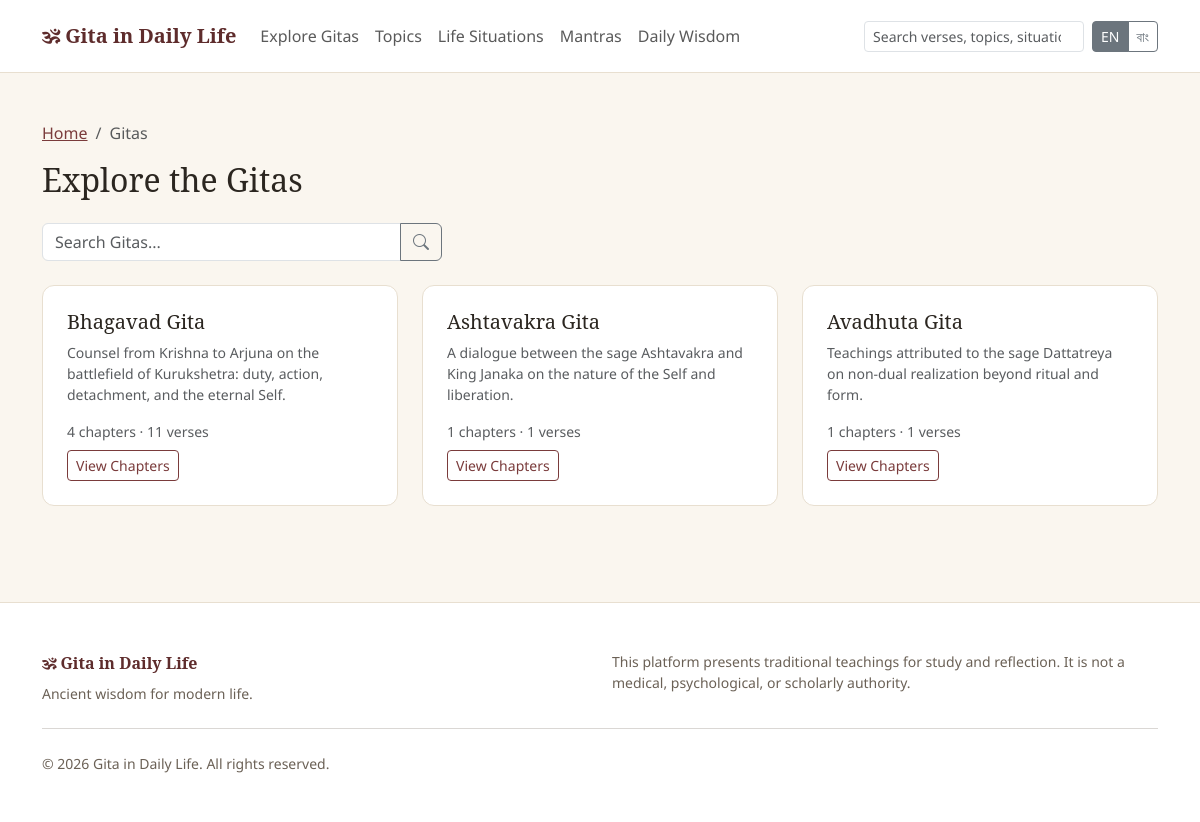
The page /public/gitas on the database its author committed.
### tables this page shows
CREATE TABLE settings (
    id INT UNSIGNED AUTO_INCREMENT PRIMARY KEY,
    setting_key VARCHAR(150) NOT NULL UNIQUE,
    setting_value TEXT NULL,
    setting_group VARCHAR(60) NOT NULL DEFAULT 'general'
);

CREATE TABLE gitas (
    id INT UNSIGNED AUTO_INCREMENT PRIMARY KEY,
    name VARCHAR(150) NOT NULL,
    slug VARCHAR(160) NOT NULL UNIQUE,
    alternate_names VARCHAR(255) NULL,
    short_description VARCHAR(500) NULL,
    introduction TEXT NULL,
    historical_context TEXT NULL,
    philosophy TEXT NULL,
    main_themes TEXT NULL,
    author_attribution VARCHAR(255) NULL,
    cover_image VARCHAR(255) NULL,
    language_available VARCHAR(100) NULL DEFAULT 'en',
    featured TINYINT(1) NOT NULL DEFAULT 0,
    status ENUM('draft','pending','published','archived') NOT NULL DEFAULT 'draft',
    meta_title VARCHAR(255) NULL,
    meta_description VARCHAR(500) NULL,
    created_by INT UNSIGNED NULL,
    updated_by INT UNSIGNED NULL,
    created_at DATETIME NOT NULL DEFAULT CURRENT_TIMESTAMP,
    updated_at DATETIME NOT NULL DEFAULT CURRENT_TIMESTAMP ON UPDATE CURRENT_TIMESTAMP,
    INDEX idx_gitas_status (status),
    INDEX idx_gitas_featured (featured)
);

### app/core/Controller.php (called while the page is built, shortened)
<?php
abstract class Controller
{
    protected function view(string $view, array $data = []): void
    {
        extract($data, EXTR_SKIP);
        $viewFile = VIEWS_PATH . '/frontend/' . $view . '.php';
        $metaDescription = $data['metaDescription'] ?? Setting::get('default_meta_description', 'Ancient wisdom for modern life.');
        require $viewFile;
    }
}

### modules/GitaController.php (called while the page is built, shortened)
<?php
final class GitaController extends Controller
{
    public function index(): void
    {
        $q = trim((string) Request::query('q', ''));
        $gitas = $q !== ''
            ? Gita::search(['name', 'short_description'], $q, ['status' => 'published'], 'name ASC')
            : Gita::published();
        $this->view('gitas/index', [
            'pageTitle' => 'Explore the Gitas — ' . APP_NAME,
            'gitas' => $gitas,
            'q' => $q,
        ]);
    }
}

### public/index.php (called while the page is built, shortened)
<?php
require_once __DIR__ . '/../app/bootstrap.php';
$router = new Router();
$router->dispatch();

### app/helpers/functions.php (called while the page is built, shortened)
<?php
function e(?string $value): string
{
    return htmlspecialchars((string) $value, ENT_QUOTES, 'UTF-8');
}
function url(string $path = ''): string
{
    return APP_BASE_PATH . '/' . ltrim($path, '/');
}
function current_lang(): string
{
    return Session::get('lang', DEFAULT_LANGUAGE);
}
function __t(string $key, array $replace = []): string
{
    static $cache = [];
    $lang = current_lang();
    if (!isset($cache[$lang])) {
        $file = LANGUAGES_PATH . '/' . $lang . '.php';
        $cache[$lang] = is_file($file) ? require $file : [];
    }
    $text = $cache[$lang][$key] ?? $key;
    return $text;
}
function str_excerpt(?string $text, int $length = 160): string
{
    $text = trim((string) $text);
    if (mb_strlen($text) <= $length) {
        return $text;
    }
    $truncated = mb_substr($text, 0, $length);
    return $truncated . '…';
}

### app/core/Database.php (called while the page is built, shortened)
<?php
final class Database
{
    private static ?PDO $instance = null;
    public static function connection(): PDO
    {
        if (self::$instance === null) {
            $dsn = sprintf('mysql:host=%s;dbname=%s;charset=%s', DB_HOST, DB_NAME, DB_CHARSET);
            self::$instance = new PDO($dsn, DB_USER, DB_PASS, [
                PDO::ATTR_ERRMODE => PDO::ERRMODE_EXCEPTION,
                PDO::ATTR_DEFAULT_FETCH_MODE => PDO::FETCH_ASSOC,
                PDO::ATTR_EMULATE_PREPARES => false,
            ]);
        }
        return self::$instance;
    }
}

### app/core/Model.php (called while the page is built, shortened)
<?php
abstract class Model
{
    protected static string $table = '';
    protected static function db(): PDO
    {
        return Database::connection();
    }
    protected static function assertSafeIdentifier(string $identifier): string
    {
        return $identifier;
    }
    public static function all(string $orderBy = ''): array
    {
        $sql = 'SELECT * FROM ' . static::$table;
        return self::db()->query($sql)->fetchAll();
    }
    public static function where(array $conditions = [], string $orderBy = '', ?int $limit = null, ?int $offset = null): array
    {
        [$whereSql, $params] = self::buildWhere($conditions);
        $sql = 'SELECT * FROM ' . static::$table . $whereSql;
        if ($orderBy !== '') {
            $sql .= ' ORDER BY ' . self::sanitizeOrderBy($orderBy);
        }
        $stmt = self::db()->prepare($sql);
        $stmt->execute($params);
        return $stmt->fetchAll();
    }
    public static function count(array $conditions = []): int
    {
        [$whereSql, $params] = self::buildWhere($conditions);
        $stmt = self::db()->prepare('SELECT COUNT(*) FROM ' . static::$table . $whereSql);
        $stmt->execute($params);
        return (int) $stmt->fetchColumn();
    }
    protected static function buildWhere(array $conditions, bool $withKeyword = true): array
    {
        $parts = [];
        $params = [];
        foreach ($conditions as $column => $value) {
            if ($value === null) {
                $parts[] = $column . ' IS NULL';
            } else {
                $parts[] = $column . ' = ?';
                $params[] = $value;
            }
        }
        $sql = implode(' AND ', $parts);
        return [($withKeyword ? ' WHERE ' : '') . $sql, $params];
    }
    protected static function sanitizeOrderBy(string $orderBy): string
    {
        $parts = array_map('trim', explode(',', $orderBy));
        $safe = [];
        foreach ($parts as $part) {
            if (preg_match('/^([a-zA-Z_][a-zA-Z0-9_]*)\s*(ASC|DESC)?$/i', $part, $m)) {
                $safe[] = $m[1] . (isset($m[2]) ? ' ' . strtoupper($m[2]) : '');
            }
        }
        return $safe === [] ? '' : implode(', ', $safe);
    }
}

### app/models/Setting.php (called while the page is built, shortened)
<?php
final class Setting extends Model
{
    public static function get(string $key, ?string $default = null): ?string
    {
        static $cache = null;
        if ($cache === null) {
            $cache = [];
            foreach (self::all() as $row) {
                $cache[$row['setting_key']] = $row['setting_value'];
            }
        }
        return $cache[$key] ?? $default;
    }
}

### app/core/Session.php (called while the page is built, shortened)
<?php
final class Session
{
    public static function get(string $key, $default = null)
    {
        return $_SESSION[$key] ?? $default;
    }
}

### app/core/Request.php (called while the page is built, shortened)
<?php
final class Request
{
    public static function query(string $key, $default = null)
    {
        $value = $_GET[$key] ?? $default;
        return is_string($value) ? trim($value) : $value;
    }
    public static function uri(): string
    {
        $uri = $_SERVER['REQUEST_URI'] ?? '/';
        $path = parse_url($uri, PHP_URL_PATH);
        return $path === false || $path === null ? '/' : $path;
    }
}

### app/bootstrap.php (called while the page is built, shortened)
<?php
require_once APP_PATH . '/config/config.php';
spl_autoload_register(function (string $class): void {
    static $dirs = null;
    if ($dirs === null) {
        $dirs = [
            APP_PATH . '/core',
            APP_PATH . '/models',
            APP_PATH . '/services',
            ROOT_PATH . '/modules',
        ];
    }
    foreach ($dirs as $dir) {
        $file = $dir . '/' . $class . '.php';
        if (is_file($file)) {
            return;
        }
    }
});
require_once APP_PATH . '/helpers/functions.php';

### app/models/Gita.php (called while the page is built, shortened)
<?php
final class Gita extends Model
{
    public static function published(?int $limit = null): array
    {
        return self::where(['status' => 'published'], 'created_at DESC', $limit);
    }
    public static function chapterCount(int $gitaId): int
    {
        return Chapter::count(['gita_id' => $gitaId]);
    }
    public static function verseCount(int $gitaId): int
    {
        return Verse::count(['gita_id' => $gitaId, 'status' => 'published']);
    }
}

### views/frontend/gitas/index.php (the view, shortened to what this page needs)
<div class="container py-5">
  <nav aria-label="breadcrumb"><ol class="breadcrumb"><li class="breadcrumb-item"><a href="<?= e(url('')) ?>"><?= e(__t('breadcrumb.home')) ?></a></li><li class="breadcrumb-item active"><?= e(__t('breadcrumb.gitas')) ?></li></ol></nav>
  <h1 class="h2 mb-4 font-serif"><?= e(__t('gitas.page_title')) ?></h1>
  <form method="get" class="mb-4" style="max-width:400px;">
    <div class="input-group">
      <input type="text" name="q" class="form-control" placeholder="<?= e(__t('gitas.search_placeholder')) ?>" value="<?= e($q) ?>">
      <button class="btn btn-outline-secondary" type="submit"><i class="bi bi-search"></i></button>
    </div>
  </form>
  <div class="row g-4">
    <?php foreach ($gitas as $gita): ?>
      <div class="col-md-4">
        <a href="<?= e(url('gitas/' . $gita['slug'])) ?>" class="text-decoration-none text-reset">
          <div class="card-gidl p-4 h-100">
            <h2 class="h5 font-serif"><?= e($gita['name']) ?></h2>
            <p class="text-muted small mb-3"><?= e(str_excerpt($gita['short_description'], 120)) ?></p>
            <div class="small text-muted mb-2">
              <?= (int) Gita::chapterCount((int) $gita['id']) ?> <?= e(__t('gitas.chapters_suffix')) ?> &middot;
              <?= (int) Gita::verseCount((int) $gita['id']) ?> <?= e(__t('gitas.verses_suffix')) ?>
            </div>
            <span class="btn btn-sm btn-outline-primary"><?= e(__t('action.view_chapters')) ?></span>
          </div>
        </a>
      </div>
    <?php endforeach; ?>
  </div>
</div>

### app/core/Router.php (shortened to what this page needs)
<?php
final class Router
{
    private array $routes = [];
    public function get(string $pattern, string $handler): void
    {
        $this->routes[] = ['GET', $pattern, $handler];
    }
    public function dispatch(): void
    {
        $uri = $this->currentPath();
        foreach ($this->routes as [$routeMethod, $pattern, $handler]) {
            $regex = $this->patternToRegex($pattern);
            if (preg_match($regex, $uri, $matches)) {
                $params = array_filter($matches, static fn ($key) => !is_int($key), ARRAY_FILTER_USE_KEY);
                $this->callHandler($handler, array_values($params));
                return;
            }
        }
    }
    private function currentPath(): string
    {
        $uri = Request::uri();
        $base = APP_BASE_PATH;
        if ($base !== '' && str_starts_with($uri, $base)) {
            $uri = substr($uri, strlen($base));
        }
        $uri = '/' . trim($uri, '/');
        return $uri;
    }
    private function patternToRegex(string $pattern): string
    {
        $pattern = rtrim($pattern, '/');
        if ($pattern === '') {
            $pattern = '/';
        }
        $regex = preg_replace('#\{([a-zA-Z_][a-zA-Z0-9_]*)\}#', '(?P<$1>[^/]+)', $pattern);
        return '#^' . $regex . '$#u';
    }
    private function callHandler(string $handler, array $params): void
    {
        [$controllerName, $methodName] = explode('@', $handler);
        $controller = new $controllerName();
        $controller->$methodName(...$params);
    }
}

### public/assets/css/style.css (style rules this page uses)
:root { --gidl-bg: #faf6ef; --gidl-surface: #ffffff; --gidl-text: #2b2620; --gidl-text-muted: #6b6156; --gidl-border: #e8dfd0; --gidl-primary: #7a3b3b; --gidl-primary-dark: #5e2c2c; --gidl-accent: #c98a3e; }
body { background-color: var(--gidl-bg); color: var(--gidl-text); font-family: 'Noto Sans', system-ui, -apple-system, "Segoe UI", sans-serif; }
.font-serif, h1, h2, h3, h4, .verse-sanskrit { font-family: 'Noto Serif', Georgia, 'Times New Roman', serif; }
a { color: var(--gidl-primary); }
.btn-outline-primary { color: var(--gidl-primary); border-color: var(--gidl-primary); }
.card-gidl { background: var(--gidl-surface); border: 1px solid var(--gidl-border); border-radius: .75rem; transition: box-shadow .15s ease, transform .15s ease; }

### rows shown on the page
settings: setting_value "Home", setting_value "Gitas", setting_value "Explore the Gitas", q "Search Gitas..."
gitas: name "Bhagavad Gita", short_description "Counsel from Krishna to Arjuna on the battlefield of Kurukshetra: duty, action, detachment, and the eternal Self.", id "4", __t "chapters", id "11", __t "verses", __t "View Chapters"
gitas: name "Ashtavakra Gita", short_description "A dialogue between the sage Ashtavakra and King Janaka on the nature of the Self and liberation.", id "1", __t "chapters", __t "verses", __t "View Chapters"
gitas: name "Avadhuta Gita", short_description "Teachings attributed to the sage Dattatreya on non-dual realization beyond ritual and form.", id "1", __t "chapters", __t "verses", __t "View Chapters"

### other values the page prints
__t('nav.gitas') "Explore Gitas"
__t('nav.topics') "Topics"
__t('nav.situations') "Life Situations"
__t('nav.mantras') "Mantras"
__t('nav.daily_wisdom') "Daily Wisdom"
Setting::get('site_tagline', 'Ancient wisdom for modern life.') "Ancient wisdom for modern life."
__t('footer.disclaimer') "This platform presents traditional teachings for study and reflection. It is not a medical, psychological, or scholarly authority."
__t('footer.rights') "All rights reserved."
